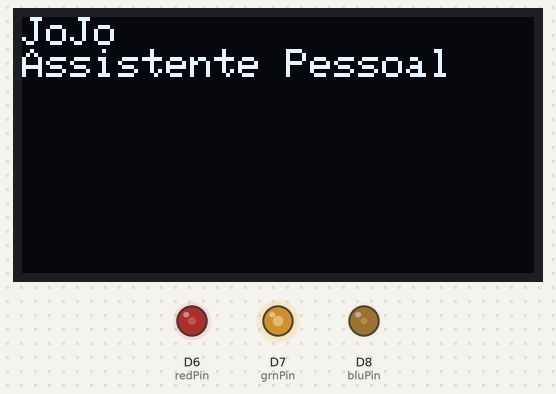
Bench run of a sketch on a simulated ESP8266 (NodeMCU). Shown: 128×64 one-colour display, output pins drawn as LEDs (lit = HIGH). WiFi joins after 1.5 s; servers stay silent unless stated; no MQTT or app messages arrive unless stated; what the sketch prints to the serial monitor is not drawn.

Above: at 1.8 s.
Timing chart, 0 to 9.0 s (numbered marks = the images above):
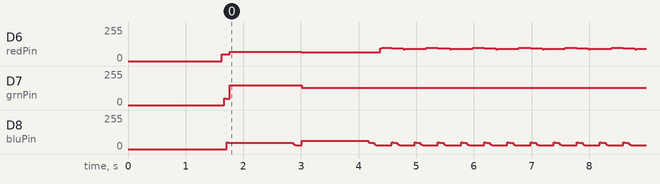

The sketch:

firmware.ino
```cpp
#include <ESP8266WiFi.h>
#include <PubSubClient.h> // https://github.com/knolleary/pubsubclient/releases/tag/v2.3
#include <U8glib.h>
#include <SPI.h>
#include <Wire.h>
#include <Adafruit_GFX.h>
#include <Adafruit_SSD1306.h>

//-------- Display -----------
#define OLED_RESET LED_BUILTIN  //4
Adafruit_SSD1306 display(OLED_RESET);
U8GLIB_SSD1306_128X64 u8g(U8G_I2C_OPT_NO_ACK);

//-------- Internet -----------
const char* ssid = "HackathonDNET";
const char* password = "D.hack2017";

//-------- BlueMix -----------
#define ORG "upaq91"
#define DEVICE_TYPE "Garrafinha"
#define DEVICE_ID "A020A62121"
#define TOKEN "Garrafinha@2017"

char server[] = ORG ".messaging.internetofthings.ibmcloud.com";
char topic[] = "iot-2/evt/status/fmt/json";
char authMethod[] = "use-token-auth";
char token[] = TOKEN;
char clientId[] = "d:" ORG ":" DEVICE_TYPE ":" DEVICE_ID;

int counter = 0;

WiFiClient wifiClient;
PubSubClient client(server, 1883, NULL, wifiClient);

int redPin = D6, grnPin = D7, bluPin = D8;

void setup() {
 pinMode(redPin, OUTPUT); pinMode(grnPin, OUTPUT); pinMode(bluPin, OUTPUT);
 Serial.begin(115200);
 Serial.println();

 Serial.print("Connecting to "); Serial.print(ssid);
 WiFi.begin(ssid, password);
 while (WiFi.status() != WL_CONNECTED) {
 delay(500);
 Serial.print(".");
 }
 Serial.println("");

 Serial.print("WiFi connected, IP address: "); Serial.println(WiFi.localIP());
 display.begin(SSD1306_SWITCHCAPVCC, 0x3C);


  display.clearDisplay();
  display.display();
  display.setTextSize(1);
  display.setTextColor(WHITE);
  display.setCursor(0,0);
  display.println("JoJo");
  display.println("Assistente Pessoal");
  display.display();

 }

// Color arrays
int black[3]  = { 0, 0, 0 };
int white[3]  = { 100, 100, 100 };
int red[3]    = { 100, 0, 0 };
int green[3]  = { 0, 100, 0 };
int blue[3]   = { 0, 0, 100 };
int yellow[3] = { 40, 95, 0 };
int dimWhite[3] = { 30, 30, 30 };
// etc.

// Set initial color
int redVal = black[0];
int grnVal = black[1];
int bluVal = black[2];

int wait = 10;      // 10ms internal crossFade delay; increase for slower fades
int hold = 0;       // Optional hold when a color is complete, before the next crossFade
int DEBUG = 1;      // DEBUG counter; if set to 1, will write values back via serial
int loopCount = 60; // How often should DEBUG report?
int repeat = 3;     // How many times should we loop before stopping? (0 for no stop)
int j = 0;          // Loop counter for repeat

// Initialize color variables
int prevR = redVal;
int prevG = grnVal;
int prevB = bluVal;

// Main program: list the order of crossfades
void loop()
{
  crossFade(red);
  crossFade(green);
  crossFade(blue);
  crossFade(yellow);

  if (repeat) { // Do we loop a finite number of times?
    j += 1;
    if (j >= repeat) { // Are we there yet?
      return;       // If so, stop.
    }
  }

  if (!client.connected()) {
 Serial.print("Reconnecting client to ");
 Serial.println(server);
 while (!client.connect(clientId, authMethod, token)) {
 Serial.print(".");
 delay(500);
 }
 Serial.println();
 }

 String payload = "{\"d\":{\"voice_command\":\"Ola\"";
 payload += ",\"counter\":";
 payload += counter++;
 payload += "}}";

 Serial.print("Sending payload: ");
 Serial.println(payload);

 if (client.publish(topic, (char*) payload.c_str())) {
 Serial.println("Publish ok");
 } else {
 Serial.println("Publish failed");
 }

 delay(1000);

}

/* BELOW THIS LINE IS THE MATH -- YOU SHOULDN'T NEED TO CHANGE THIS FOR THE BASICS
*
* The program works like this:
* Imagine a crossfade that moves the red LED from 0-10,
*   the green from 0-5, and the blue from 10 to 7, in
*   ten steps.
*   We'd want to count the 10 steps and increase or
*   decrease color values in evenly stepped increments.
*   Imagine a + indicates raising a value by 1, and a -
*   equals lowering it. Our 10 step fade would look like:
*
*   1 2 3 4 5 6 7 8 9 10
* R + + + + + + + + + +
* G   +   +   +   +   +
* B     -     -     -
*
* The red rises from 0 to 10 in ten steps, the green from
* 0-5 in 5 steps, and the blue falls from 10 to 7 in three steps.
*
* In the real program, the color percentages are converted to
* 0-255 values, and there are 1020 steps (255*4).
*
* To figure out how big a step there should be between one up- or
* down-tick of one of the LED values, we call calculateStep(),
* which calculates the absolute gap between the start and end values,
* and then divides that gap by 1020 to determine the size of the step
* between adjustments in the value.
*/

int calculateStep(int prevValue, int endValue) {
  int step = endValue - prevValue; // What's the overall gap?
  if (step) {                      // If its non-zero,
    step = 1020/step;              //   divide by 1020
  }
  return step;
}

/* The next function is calculateVal. When the loop value, i,
*  reaches the step size appropriate for one of the
*  colors, it increases or decreases the value of that color by 1.
*  (R, G, and B are each calculated separately.)
*/

int calculateVal(int step, int val, int i) {

  if ((step) && i % step == 0) { // If step is non-zero and its time to change a value,
    if (step > 0) {              //   increment the value if step is positive...
      val += 1;
    }
    else if (step < 0) {         //   ...or decrement it if step is negative
      val -= 1;
    }
  }
  // Defensive driving: make sure val stays in the range 0-255
  if (val > 255) {
    val = 255;
  }
  else if (val < 0) {
    val = 0;
  }
  return val;
}

/* crossFade() converts the percentage colors to a
*  0-255 range, then loops 1020 times, checking to see if
*  the value needs to be updated each time, then writing
*  the color values to the correct pins.
*/

void crossFade(int color[3]) {
  // Convert to 0-255
  int R = (color[0] * 255) / 100;
  int G = (color[1] * 255) / 100;
  int B = (color[2] * 255) / 100;

  int stepR = calculateStep(prevR, R);
  int stepG = calculateStep(prevG, G);
  int stepB = calculateStep(prevB, B);

  for (int i = 0; i <= 1020; i+=10) {
    redVal = calculateVal(stepR, redVal, i);
    grnVal = calculateVal(stepG, grnVal, i);
    bluVal = calculateVal(stepB, bluVal, i);

    analogWrite(redPin, redVal);   // Write current values to LED pins
    analogWrite(grnPin, grnVal);
    analogWrite(bluPin, bluVal);

    //delay(wait); // Pause for 'wait' milliseconds before resuming the loop

    if (DEBUG) { // If we want serial output, print it at the
      if (i == 0 or i % loopCount == 0) { // beginning, and every loopCount times
        Serial.print("Loop/RGB: #");
        Serial.print(i);
        Serial.print(" | ");
        Serial.print(redVal);
        Serial.print(" / ");
        Serial.print(grnVal);
        Serial.print(" / ");
        Serial.println(bluVal);
      }
      DEBUG += 1;
    }
  }
  // Update current values for next loop
  prevR = redVal;
  prevG = grnVal;
  prevB = bluVal;
  // Pause for optional 'wait' milliseconds before resuming the loop
}
```

Measured:
- by itself, D7 (grnPin): 0/255 → 149/255 at 1.7 s, → 129/255 1.3 s later
